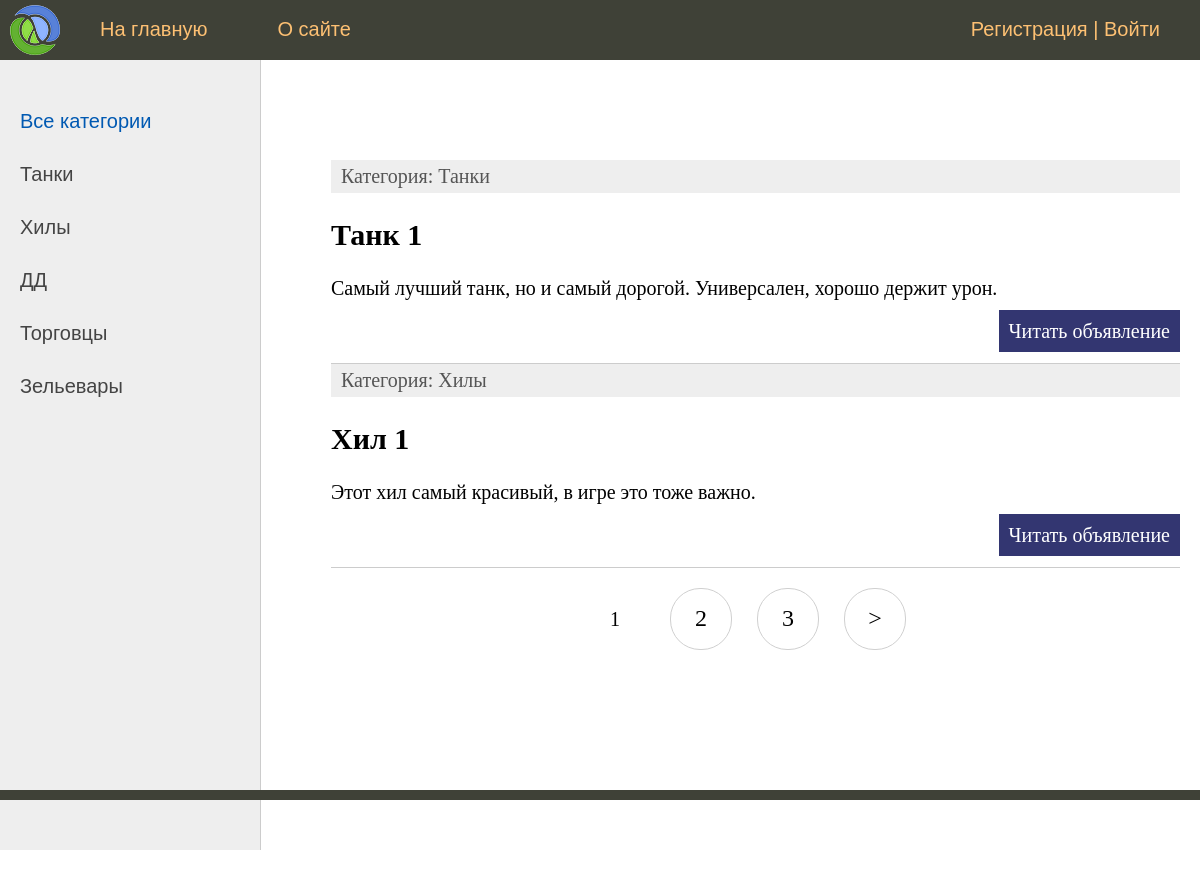
The page / on the database its author committed.
### board/models.py (models this page shows, shortened)
class Category(models.Model):
    name = models.CharField(max_length=63, unique=True, verbose_name='Имя категории')
    def __str__(self):
        return self.name.title()
    def get_absolute_url(self):
        return reverse('category', kwargs={'cat_id': self.pk})
    class Meta:
        verbose_name = 'Категория'
        verbose_name_plural = 'Категории'
        ordering = ['id']

class Bulletin(models.Model):
    title = models.CharField(max_length=63, verbose_name='Заголовок')
    content = models.TextField(default='Место для текста', verbose_name='Текст объявления')
    photo = models.ImageField(upload_to='photos/%Y/%m/%d/', blank=True, null=True, verbose_name='Фото')
    user = models.ForeignKey(User, on_delete=models.CASCADE, verbose_name='Автор')
    cat = models.ForeignKey(Category, on_delete=models.CASCADE, verbose_name='Категория')
    def get_absolute_url(self):
        return reverse('bulletin', args=[str(self.id)])
    class Meta:
        verbose_name = 'Объявление'
        verbose_name_plural = 'Объявления'
        ordering = ['id']

### board/views.py (the view)
# urls.py: path('', BulletinList.as_view(), name='home'),
class BulletinList(DataMixin, ListView):
    model = Bulletin
    template_name = 'board/index.html'
    context_object_name = 'bulletins'
    def get_context_data(self, *, object_list=None, **kwargs):
        context = super().get_context_data(**kwargs)
        c_def = self.get_user_context(title="Главная страница")
        return dict(list(context.items()) + list(c_def.items()))
    def get_queryset(self):
        return Bulletin.objects.all()

### board/utils.py (called while the page is built)
    def get_user_context(self, **kwargs):
        context = kwargs
        cats = Category.objects.annotate(Count('bulletin'))
        user_menu = menu.copy()
        if not self.request.user.is_authenticated:
            user_menu.pop(2)
        context['menu'] = user_menu
        context['cats'] = cats
        if 'cat_selected' not in context:
            context['cat_selected'] = 0
        return context

### board/templates/board/index.html (shortened to what this page needs)
{% extends 'board/base.html' %}
{% block content %}
<ul class="list-articles">
	{% for b in bulletins %}
	    <li><div class="article-panel">
	            <p class="first">Категория: {{b.cat}}</p>
		    </div>
			<h2>{{b.title}}</h2>
	        {% autoescape on %}
	        {{b.content|linebreaks|truncatewords:50}}
			<p class="link-read-post"><a href="{{ b.get_absolute_url }}">Читать объявление</a></p>
	        {% endautoescape %}
		</li>
	{% endfor %}
</ul>
{% endblock %}

### board/templates/board/base.html (shortened to what this page needs)
{% load static %}
{% load board_tags %}
<!DOCTYPE html>
<html>
<head>
	<link type="text/css" href="{% static 'board/css/styles.css' %}" rel="stylesheet" />
</head>
<body>
<table class="table-page" border=0 cellpadding="0" cellspacing="0">
<tr><td valign=top>
{% block mainmenu %}
		<div class="header">
			<ul id="mainmenu" class="mainmenu">
			    <li class="logo"><a href="#"><div class="logo"></div></a></li>
{% for m in menu %}
			    <li><a href="{% url m.url_name %}">{{m.title}}</a></li>
{% endfor %}
				{% if request.user.is_authenticated %}
				    <li class="last"> {{user.username}} | <a href="{% url 'logout' %}">Выйти</a></li>
				{% else %}
				    <li class="last"><a href="{% url 'register' %}">Регистрация</a> | <a href="{% url 'login' %}">Войти</a></li>
				{% endif %}
			</ul>
		</div>
{% endblock mainmenu %}
<table class="table-content" border=0 cellpadding="0" cellspacing="0">
<tr>
<td valign="top" class="left-chapters">
	<ul id="leftchapters">
{% if cat_selected == 0 %}
		    <li class="selected">Все категории</li>
{% else %}
		    <li><a href="{% url 'home' %}">Все категории</a></li>
{% endif %}
{% for c in cats %}
    {% if c.bulletin__count > 0 %}
		{% if c.pk == cat_selected %}
		    <li class="selected">{{c.name}}</li>
		{% else %}
		    <li><a href="{{ c.get_absolute_url }}">{{c.name}}</a></li>
		{% endif %}
    {% endif %}
{% endfor %}
    </ul>
</td>
<td valign="top" class="content">
<div class="content-text">
{% block content %}
{% endblock %}
{% if page_obj.has_other_pages %}
    <nav class="list-pages">
        <ul>
        {% for p in paginator.page_range %}
		    {% if page_obj.number == p %}
                <li class="page-num page-num-selected">{{ p }}</li>
		    {% elif p >= page_obj.number|add:-2 and p <= page_obj.number|add:2  %}
                <li class="page-num">
                    <a href="?page={{ p }}">{{ p }}</a>
                </li>
		    {% endif %}
        {% endfor %}
        {% if page_obj.has_next %}
            <li class="page-num">
	            <a href="?page={{ page_obj.next_page_number }}">&gt;</a>
            </li>
        {% endif %}
        </ul>
    </nav>
{% endif %}
</div>
</td></tr></table>
</td></tr>
<tr><td valign=top>
	<div id="footer">
	</div>
</td></tr></table>
</body>
</html>

### board/static/board/css/styles.css (style rules this page uses)
html, body { font-family: 'Arial'; margin: 0; padding: 0; height: 100%; width: 100%; color: #444; }
a { color: #0059b2; text-decoration: none; }
p.link-read-post { text-align: right; }
p.link-read-post a { padding: 10px; min-width: 100px; background: #333671; color: #fff; text-decoration: none; }
div.article-panel { background: #eee; padding: 5px 10px 5px 10px; box-sizing: border-box; overflow: hidden; color: #555; }
div.article-panel p.first { margin: 0; float: left; }
ul.list-articles { list-style: none; margin: 0; padding: 0; }
ul.list-articles li { border-bottom: 1px solid #ccc; }
.table-page { width: 100%; height: 100%; vertical-align: top; }
.table-page tr { height: 100%; }
.header { background: #3F4137; height: 60px; }
.logo { background: url('../images/logo.png') no-repeat 10px 5px; width: 70px; height: 60px; }
ul.mainmenu { list-style: none; margin: 0; padding: 0; height: 60px; color: #fdc073; font-size: 20px; overflow: hidden; }
ul.mainmenu li { float: left; margin: 18px 40px 0 30px; }
ul.mainmenu li.logo { margin: 0; }
ul.mainmenu li.last { float: right; }
ul.mainmenu li a { color: #fdc073; text-decoration: none; }
.table-content { width: 100%; min-height: 100%; height: 100%; }
.left-chapters { margin: 0; background: #eee; border-right: 1px solid #ccc; min-height: 100%; }
.left-chapters ul { width: 230px; min-height: 100%; margin: 0; padding: 20px 10px 10px 20px; list-style: none; font-size: 20px; }
.left-chapters ul li { margin: 30px 0 0 0; color: #999; }
.left-chapters ul li.selected { color: #0059b2; }
.left-chapters ul li a { color: #444; text-decoration: none; }
.content { padding: 40px 20px 20px 40px; width: 100%; box-sizing: border-box; }
.content-text { margin: 60px 0 0 30px; color: #000; font-size: 20px; font-family: Yandex Sans Display Light; }
#footer { box-sizing: border-box; background: #3F4137; padding: 5px; color: #aaa; font-size: 14px; font-family: Verdana, Geneva, Arial, Helvetica; text-align: left; overflow: hidden; }
.list-pages { text-align: center; margin: 0 0 20px 0; }
.list-pages ul { margin: 20px 0 0 0; padding: 0; list-style: none; }
.list-pages ul li { display: inline-block; margin: 0 20px 0 0; }
.list-pages a { color: #000; font-size: 24px; text-decoration: none; }
.list-pages .page-num, .page-num-selected { display: inline-block; width: 60px; height: 44px; padding: 16px 0 0 0; border: 1px solid #d0d0d0; border-radius: 30px; }
.list-pages .page-num-selected { border: none; color: #000; font-size: 20px; }

### rows shown on the page
Category: name "Танки"
Category: name "Хилы"
Category: name "ДД"
Category: name "Торговцы"
Category: name "Зельевары"
Bulletin: cat "Танки", title "Танк 1", content "Самый лучший танк, но и самый дорогой. Универсален, хорошо держит урон."
Bulletin: cat "Хилы", title "Хил 1", content "Этот хил самый красивый, в игре это тоже важно."

### other values the page prints
{{ m.title }} "На главную" "О сайте"
{{ p }} "1"
{{ p }} "2" "3"
